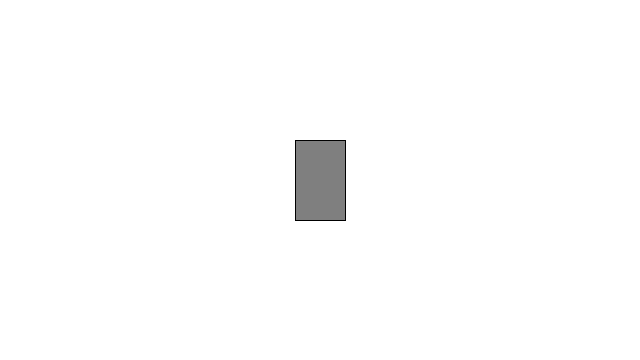
Frame 1 (no input)
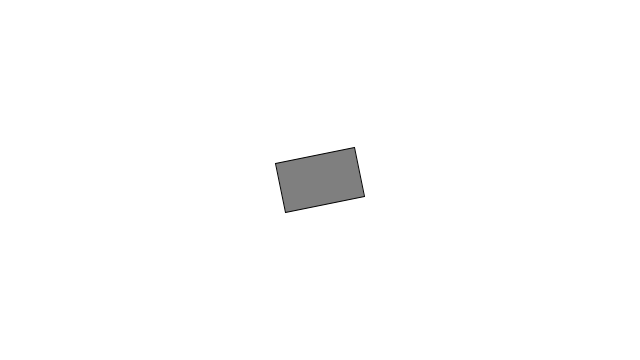
Frame 60 (the mouse pressed at the canvas centre just before this capture)
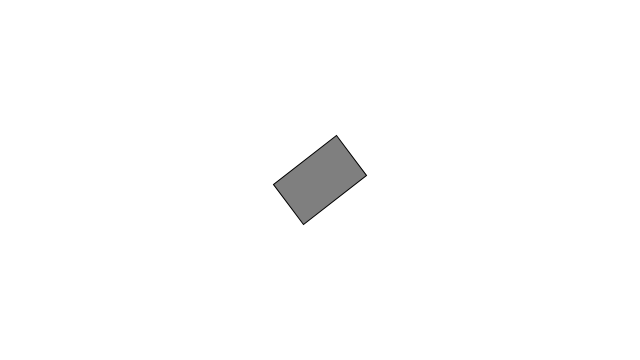
Frame 120 (the mouse held since frame 60 and released just before this capture)

The Processing sketch that drew these frames (run headless with seeded random() and noise(); from frame 60 on, the mouse is pressed at the canvas centre):

// Processing sketch: rotation
// ── rotation.pde
float a = 0.0;
float aVelocity = 0.0;
float aAcceleration = 0.001;

void setup() {
  size(640,360);
}

void draw() {
 background(255);
 
 aAcceleration = map(mouseX,0,width,-0.001,0.001);
 
 a += aVelocity;
 aVelocity += aAcceleration;
 
 rectMode(CENTER);
 stroke(0);
 fill(127);
 translate(width/2,height/2);
 rotate(a);
 rect(0,0, 50,80);
  
}
